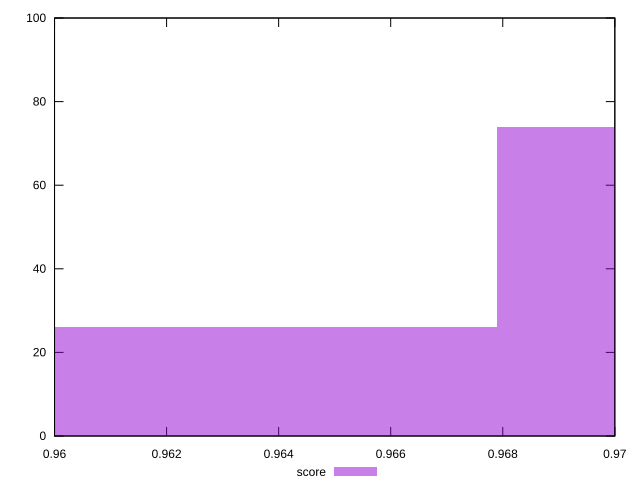

Generate this figure with gnuplot:
reset

$score <<EOF
0.9626158147340973 26
0.9731940105004061 74
EOF

set key outside below
set boxwidth 0.010578195766308762
set xrange [0.96:0.97]
set yrange [0:100]
set trange [0:100]
set style fill transparent solid 0.5 noborder
set terminal svg size 640, 490 enhanced background rgb 'white'
set output "reports/report_00033_2021-03-01T14-23-16.841Z/bootup-time/samples/astro-cached/score/histogram.svg"

plot $score title "score" with boxes

reset
